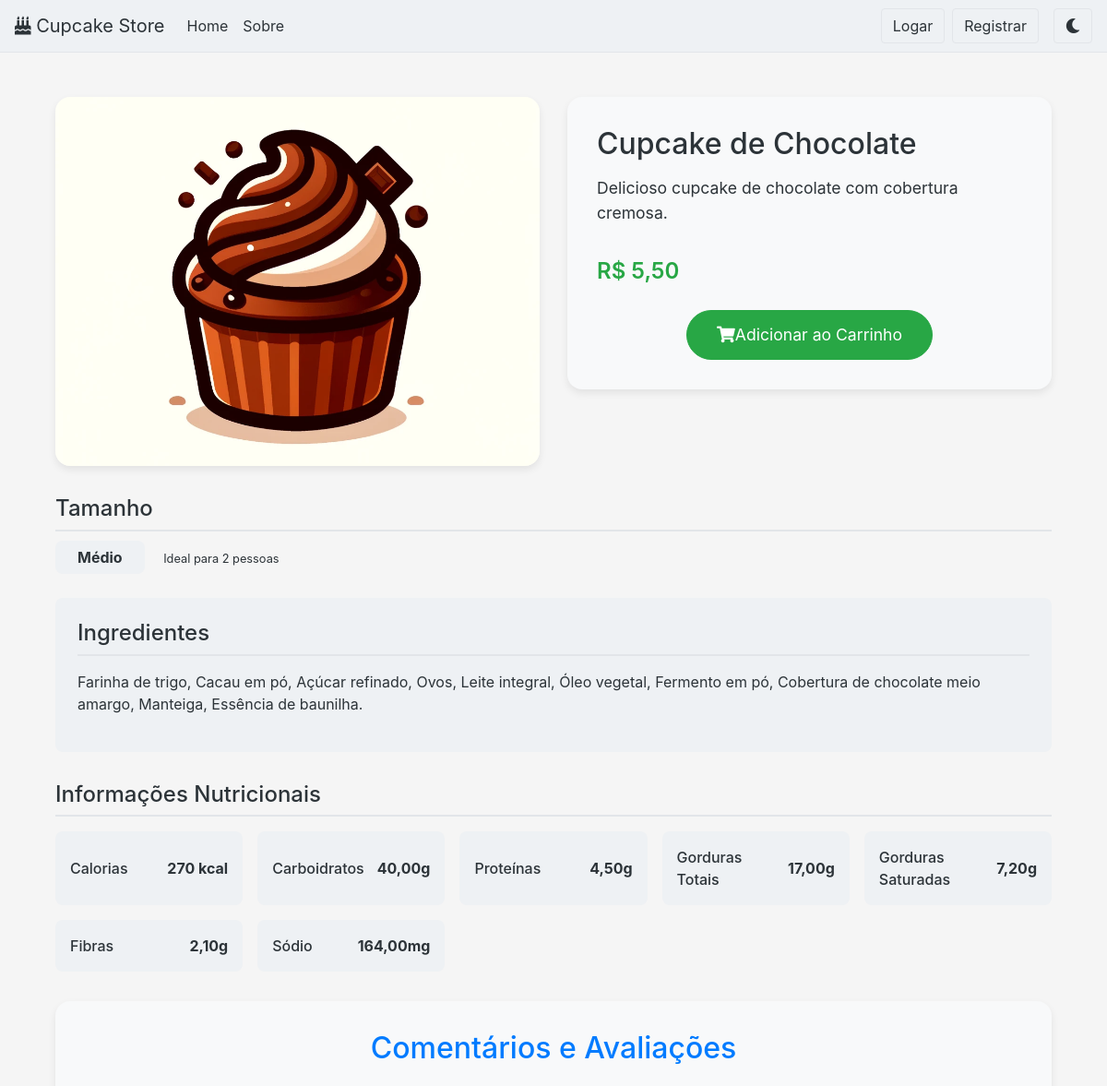
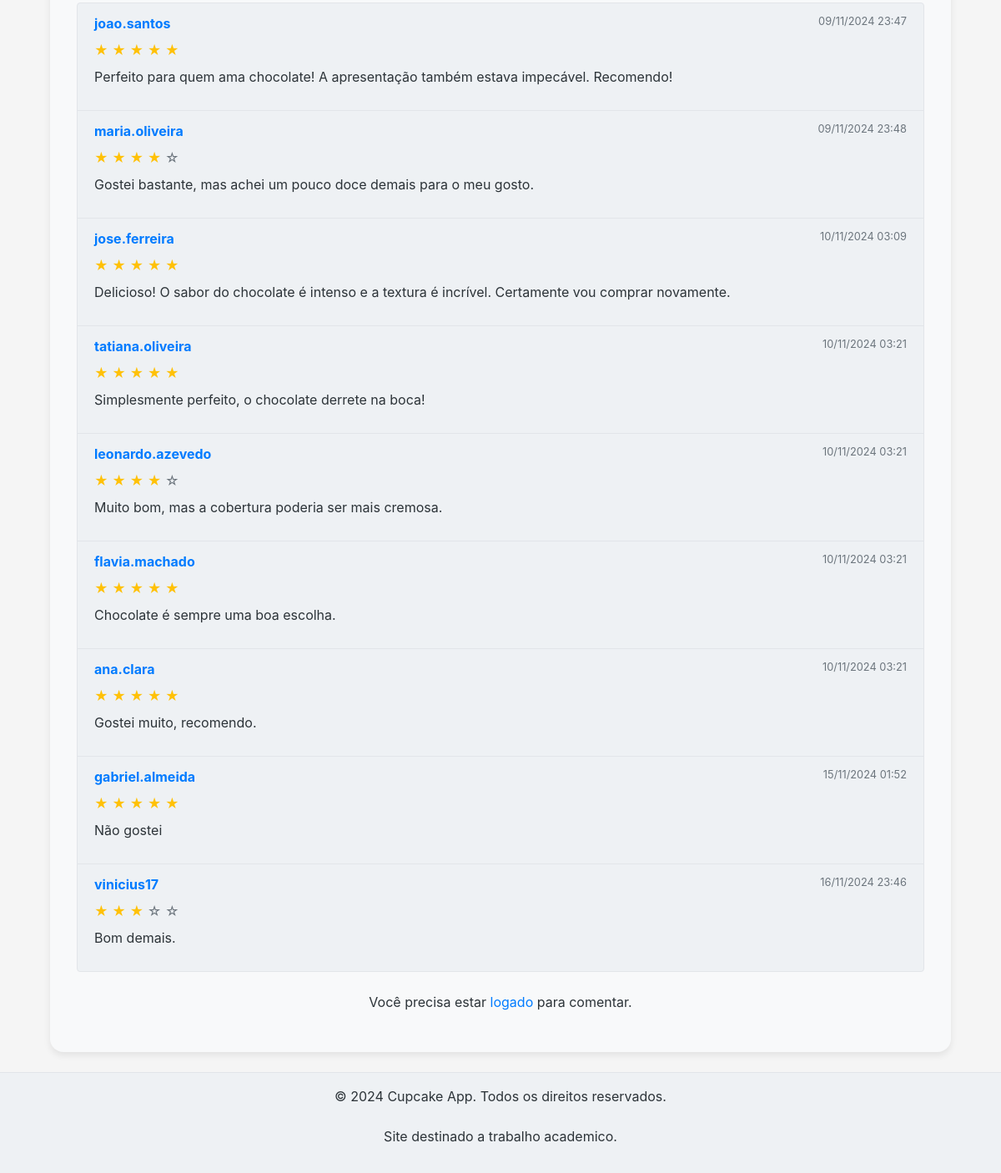
Screenshot of /produto/1/ with the database file from the repository (2 pictures, top to bottom).
### meu_app/models.py (models this page shows, shortened)
class Produto(models.Model):
    TAMANHO_CHOICES = [
        ('P', 'Pequeno'),
        ('M', 'Médio'),
        ('G', 'Grande'),
    ]
    titulo = models.CharField(max_length=100)
    descricao = models.TextField()
    preco = models.DecimalField(max_digits=10, decimal_places=2)
    imagem = models.ImageField(upload_to='produtos/', null=True, blank=True)
    tamanho = models.CharField(max_length=1, choices=TAMANHO_CHOICES, default='M')
    ingredientes = models.TextField(blank=True)
    calorias = models.IntegerField(default=0)
    gorduras_totais = models.DecimalField(max_digits=5, decimal_places=2, default=0)
    gorduras_saturadas = models.DecimalField(max_digits=5, decimal_places=2, default=0)
    carboidratos = models.DecimalField(max_digits=5, decimal_places=2, default=0)
    proteinas = models.DecimalField(max_digits=5, decimal_places=2, default=0)
    fibras = models.DecimalField(max_digits=5, decimal_places=2, default=0)
    sodio = models.DecimalField(max_digits=5, decimal_places=2, default=0)
    class Meta:
        verbose_name = "Produto"
        verbose_name_plural = "Produtos"

class Comentario(models.Model):
    produto = models.ForeignKey(Produto, on_delete=models.CASCADE, related_name='comentarios')
    usuario = models.ForeignKey(User, on_delete=models.CASCADE)
    texto = models.TextField()
    nota = models.IntegerField(choices=[(i, i) for i in range(1, 6)], blank=True, null=True)
    criado_em = models.DateTimeField(auto_now_add=True)
    class Meta:
        verbose_name = "Comentário"
        verbose_name_plural = "Comentários"

### meu_app/views.py (the view)
# urls.py: path('produto/<int:produto_id>/', views.produto_detalhes, name=PRODUTO_DETALHES),  # Detalhes do produto
def produto_detalhes(request, produto_id):
    produto = get_object_or_404(Produto, id=produto_id)
    comentarios = produto.comentarios.all()
    avaliacoes = produto.avaliacoes.all()
    media_avaliacoes = avaliacoes.aggregate(media=Avg('nota'))['media'] or 0
    if request.method == 'POST':
        if 'comentario_submit' in request.POST:
            comentario_form = ComentarioForm(request.POST)
            if comentario_form.is_valid():
                comentario = comentario_form.save(commit=False)
                comentario.usuario = request.user
                comentario.produto = produto
                comentario.save()
                return redirect('produto_detalhes', produto_id=produto.id)
        elif 'avaliacao_submit' in request.POST:
            avaliacao_form = AvaliacaoForm(request.POST)
            if avaliacao_form.is_valid():
                avaliacao = avaliacao_form.save(commit=False)
                avaliacao.usuario = request.user
                avaliacao.produto = produto
                avaliacao.save()
                return redirect('produto_detalhes', produto_id=produto.id)
    else:
        comentario_form = ComentarioForm()
        avaliacao_form = AvaliacaoForm()
    context = {
        'produto': produto,
        'comentarios': comentarios,
        'media_avaliacoes': media_avaliacoes,
        'comentario_form': comentario_form,
        'avaliacao_form': avaliacao_form,
    }
    return render(request, 'meu_app/produto_detalhes.html', context)

### meu_app/context_processors.py (called while the page is built)
def carrinho_count(request):
    if request.user.is_authenticated:
        carrinho = Carrinho.objects.filter(usuario=request.user).first()
        if carrinho:
            return {'carrinho_count': carrinho.carrinhoproduto_set.aggregate(total=Sum('quantidade'))['total'] or 0}
    return {'carrinho_count': 0}

### meu_app/templates/meu_app/produto_detalhes.html (shortened to what this page needs)
{% extends 'meu_app/base.html' %}
{% load static %}
{% block content %}
<div class="container my-4">
    <div class="row g-4">
        <div class="col-md-6">
            {% if produto.imagem %}
            <img src="{{ produto.imagem.url }}" alt="{{ produto.titulo }}" class="product-detail-image">
            {% else %}
            <div class="d-flex justify-content-center align-items-center bg-light product-detail-image">
                <i class="fas fa-birthday-cake fa-3x text-muted"></i>
            </div>
            {% endif %}
        </div>
        <div class="col-md-6">
            <div class="product-info">
                <h1 class="product-title">{{ produto.titulo }}</h1>
                <p class="product-description">{{ produto.descricao }}</p>
                <p class="product-price">R$ {{ produto.preco }}</p>
                <div class="text-center">
                    <button class="btn btn-success btn-lg btn-add-cart shadow-sm adicionar-carrinho"
                            data-produto-id="{{ produto.id }}">
                        <i class="fas fa-shopping-cart me-2"></i>Adicionar ao Carrinho
                    </button>
                </div>
            </div>
        </div>
    </div>
    <div class="product-details-container">
        <div class="product-size-section">
            <h3 class="section-title">Tamanho</h3>
            <div class="size-info">
                <span class="size-badge">{{ produto.get_tamanho_display }}</span>
                {% if produto.tamanho == 'P' %}
                <small>Ideal para 1 pessoa</small>
                {% elif produto.tamanho == 'M' %}
                <small>Ideal para 2 pessoas</small>
                {% else %}
                <small>Ideal para compartilhar</small>
                {% endif %}
            </div>
        </div>
        <div class="product-ingredients-section">
            <h3 class="section-title">Ingredientes</h3>
            <p class="ingredients-text">{{ produto.ingredientes|linebreaks }}</p>
        </div>
        <div class="product-nutrition-section">
            <h3 class="section-title">Informações Nutricionais</h3>
            <div class="nutrition-table">
                <div class="nutrition-item">
                    <span class="nutrition-label">Calorias</span>
                    <span class="nutrition-value">{{ produto.calorias }} kcal</span>
                </div>
                <div class="nutrition-item">
                    <span class="nutrition-label">Carboidratos</span>
                    <span class="nutrition-value">{{ produto.carboidratos }}g</span>
                </div>
                <div class="nutrition-item">
                    <span class="nutrition-label">Proteínas</span>
                    <span class="nutrition-value">{{ produto.proteinas }}g</span>
                </div>
                <div class="nutrition-item">
                    <span class="nutrition-label">Gorduras Totais</span>
                    <span class="nutrition-value">{{ produto.gorduras_totais }}g</span>
                </div>
                <div class="nutrition-item">
                    <span class="nutrition-label">Gorduras Saturadas</span>
                    <span class="nutrition-value">{{ produto.gorduras_saturadas }}g</span>
                </div>
                <div class="nutrition-item">
                    <span class="nutrition-label">Fibras</span>
                    <span class="nutrition-value">{{ produto.fibras }}g</span>
                </div>
                <div class="nutrition-item">
                    <span class="nutrition-label">Sódio</span>
                    <span class="nutrition-value">{{ produto.sodio }}mg</span>
                </div>
            </div>
        </div>
    </div>
    <div class="comments-section">
        <h2 class="text-primary text-center mb-4">Comentários e Avaliações</h2>
        {% if comentarios %}
        <ul class="list-group mb-4">
            {% for comentario in comentarios %}
            <li class="list-group-item">
                <div class="d-flex justify-content-between">
                    <strong class="text-primary">{{ comentario.usuario.username }}</strong>
                    <small class="text-muted">{{ comentario.criado_em|date:"d/m/Y H:i" }}</small>
                </div>
                <div class="mt-2">
                    {% for i in "12345"|make_list %}
                        {% if forloop.counter <= comentario.nota %}
                        <span class="text-warning">&#9733;</span>
                        {% else %}
                        <span class="text-muted">&#9734;</span>
                        {% endif %}
                    {% endfor %}
                </div>
                <p class="mt-2">{{ comentario.texto }}</p>
            </li>
            {% endfor %}
        </ul>
        {% else %}
        <p class="text-muted text-center">Nenhum comentário ainda. Seja o primeiro a comentar!</p>
        {% endif %}
        {% if user.is_authenticated %}
        <div class="card mt-4">
            <div class="card-body">
                <h4 class="card-title text-primary">Deixe seu comentário</h4>
                <form method="post" action="{% url 'adicionar_comentario' produto.id %}">
                    {% csrf_token %}
                    <div class="form-group">
                        <label for="comentario-texto">Comentário</label>
                        <textarea name="texto" id="comentario-texto" class="form-control" rows="3" placeholder="Escreva aqui seu comentário" required></textarea>
                    </div>
                    <div class="form-group">
                        <label for="nota">Avaliação</label>
                        <select name="nota" id="nota" class="form-control" required>
                            <option value="">Escolha uma nota</option>
                            {% for i in "12345"|make_list %}
                            <option value="{{ i }}">{{ i }} Estrela{{ i|pluralize }}</option>
                            {% endfor %}
                        </select>
                    </div>
                    <button type="submit" class="btn btn-primary btn-block shadow-sm">Enviar</button>
                </form>
            </div>
        </div>
        {% else %}
        <p class="text-center mt-4">Você precisa estar <a href="{% url 'login' %}" class="text-primary">logado</a> para comentar.</p>
        {% endif %}
    </div>
</div>
{% endblock %}

### staticfiles/css/themes.css (style rules this page uses)
:root { --bg-primary: #f5f5f5; --bg-secondary: #eef1f4; --text-primary: #2c3338; --text-secondary: #6c757d; --border-color: #e2e5e9; --shadow-color: rgba(0, 0, 0, 0.08); --card-bg: #f8f9fa; --input-bg: #f8f9fa; --input-border: #e2e5e9; --navbar-bg: #f8f9fa; --navbar-text: #2c3338; --footer-bg: #eef1f4; --footer-text: #2c3338; --image-border-color: #f8f9fa; --card-light-bg: #eef1f4; --team-card-bg: #f8f9fa; --image-container-bg: #f8f9fa; }
body { min-height: 100vh; display: flex; flex-direction: column; background-color: var(--bg-primary); color: var(--text-primary); }
.text-muted { color: var(--text-secondary) !important; }
.btn-success { background-color: #28a745 !important; border-color: #28a745 !important; color: white !important; }

### meu_app/templates/meu_app/produto_detalhes.html (style rules this page uses)
.product-detail-image { width: 100%; height: 400px; object-fit: cover; border-radius: 1rem; box-shadow: 0 4px 8px var(--shadow-color); }
.product-info { background-color: var(--card-bg); border-radius: 1rem; padding: 2rem; box-shadow: 0 4px 8px var(--shadow-color); }
.product-title { color: var(--text-primary); font-size: 2rem; margin-bottom: 1rem; }
.product-price { color: #28a745; font-size: 1.5rem; font-weight: 600; margin-bottom: 1.5rem; }
.product-description { color: var(--text-primary); font-size: 1.1rem; margin-bottom: 2rem; }
.comments-section { background-color: var(--card-bg); border-radius: 1rem; padding: 2rem; box-shadow: 0 4px 8px var(--shadow-color); margin-top: 2rem; }
.btn-add-cart { padding: 0.8rem 2rem; font-size: 1.1rem; border-radius: 2rem; }
.text-muted { color: var(--text-secondary) !important; }
.list-group-item { background-color: var(--bg-secondary); border-color: var(--border-color); color: var(--text-primary); }
.list-group-item small { color: var(--text-secondary) !important; }
.list-group-item .text-muted { color: var(--text-secondary) !important; }
.list-group-item .text-warning { color: #ffc107 !important; }
.list-group-item p { color: var(--text-primary); }
.product-details-container { margin-top: 2rem; }
.section-title { color: var(--text-primary); font-size: 1.5rem; margin-bottom: 1rem; border-bottom: 2px solid var(--border-color); padding-bottom: 0.5rem; }
.product-size-section { margin-bottom: 2rem; }
.size-badge { background-color: var(--bg-secondary); padding: 0.5rem 1.5rem; border-radius: 0.5rem; font-weight: bold; color: var(--text-primary); margin-right: 1rem; }
.product-ingredients-section { margin-bottom: 2rem; background-color: var(--bg-secondary); padding: 1.5rem; border-radius: 0.5rem; }
.ingredients-text { color: var(--text-primary); line-height: 1.6; }
.product-nutrition-section { margin-bottom: 2rem; }
.nutrition-table { display: grid; grid-template-columns: repeat(auto-fill, minmax(200px, 1fr)); gap: 1rem; }
.nutrition-item { background-color: var(--bg-secondary); padding: 1rem; border-radius: 0.5rem; display: flex; justify-content: space-between; align-items: center; }
.nutrition-label { color: var(--text-primary); font-weight: 500; }
.nutrition-value { color: var(--text-primary); font-weight: bold; }

### rows the page displays
Produto: imagem (picture), titulo "Cupcake de Chocolate", descricao "Delicioso cupcake de chocolate com cobertura cremosa.", preco "5,50", tamanho "Médio", ingredientes "Farinha de trigo, Cacau em pó, Açúcar refinado, Ovos, Leite integral, Óleo vegetal, Fermento em pó, Cobertura de chocolate meio amargo, Manteiga, Essência de baunilha.", calorias "270", carboidratos "40,00", proteinas "4,50", gorduras_totais "17,00", gorduras_saturadas "7,20", fibras "2,10", sodio "164,00"
Comentario: usuario.username "joao.santos", criado_em "09/11/2024 23:47", nota 5 (drawn), texto "Perfeito para quem ama chocolate! A apresentação também estava impecável. Recomendo!"
Comentario: usuario.username "maria.oliveira", criado_em "09/11/2024 23:48", nota 4 (drawn), texto "Gostei bastante, mas achei um pouco doce demais para o meu gosto."
Comentario: usuario.username "jose.ferreira", criado_em "10/11/2024 03:09", nota 5 (drawn), texto "Delicioso! O sabor do chocolate é intenso e a textura é incrível. Certamente vou comprar novamente."
Comentario: usuario.username "tatiana.oliveira", criado_em "10/11/2024 03:21", nota 5 (drawn), texto "Simplesmente perfeito, o chocolate derrete na boca!"
Comentario: usuario.username "leonardo.azevedo", criado_em "10/11/2024 03:21", nota 4 (drawn), texto "Muito bom, mas a cobertura poderia ser mais cremosa."
Comentario: usuario.username "flavia.machado", criado_em "10/11/2024 03:21", nota 5 (drawn), texto "Chocolate é sempre uma boa escolha."
Comentario: usuario.username "ana.clara", criado_em "10/11/2024 03:21", nota 5 (drawn), texto "Gostei muito, recomendo."
Comentario: usuario.username "gabriel.almeida", criado_em "15/11/2024 01:52", nota 5 (drawn), texto "Não gostei"
Comentario: usuario.username "vinicius17", criado_em "16/11/2024 23:46", nota 3 (drawn), texto "Bom demais."
